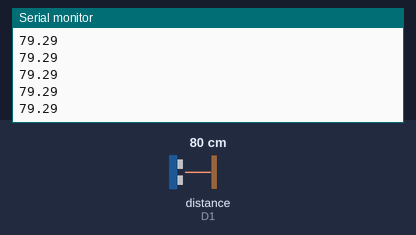
The sketch below on a simulated ESP8266 (NodeMCU). On the bench: the last lines printed to the serial monitor. Wiring (inferred from the names in the program): ultrasonic range finder: trigger D0; echo D1. The test bench sets the inputs (shaded band); at power-on: distance to the obstacle (sensor on D1) 80 cm. The echo pulse lasts 58.3 µs per cm; WiFi joins after 1.5 s; servers stay silent unless stated.

Above: at 3.2 s.
3.3 s: distance to the obstacle (sensor on D1) set to 2 cm
At 3.8 s:
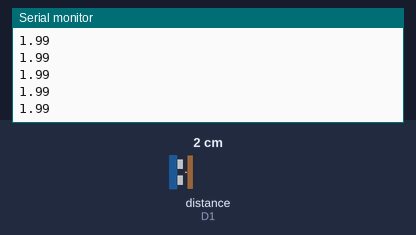
4.8 s: distance to the obstacle (sensor on D1) set to 4 cm
At 5.8 s:
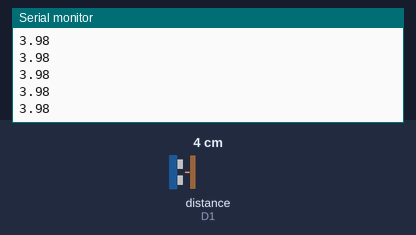
Timing chart, 0 to 7.8 s (numbered marks = the images above; inputs shaded):
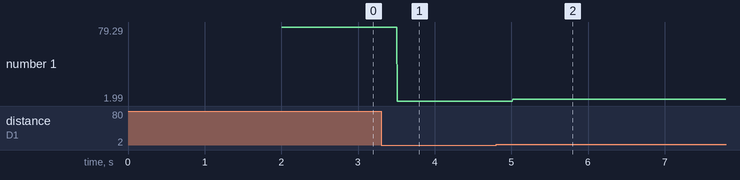

Measured:
- after the input at 3.3 s, the serial monitor: prints a new line after 0.21 s (image 1)
- after the input at 4.8 s, the serial monitor: prints a new line after 0.22 s (image 2)
- plotted number 1: 79.29 → 1.99 after the input at 3.3 s, 1.99 → 3.98 after the input at 4.8 s

The sketch:

Detector.ino
```cpp
#include <ESP8266WiFi.h>          // ESP8266 Package (i.e. WIFI etc..)
#include <WebSocketsClient.h>
#include "UltraSonicSensorHandler.h"
#include "ArduinoJson-v7.4.2.h"

int TRIGGER_PIN = D0;
int ECHO_PIN = D1;

WebSocketsClient webSocket;

UltraSonicSensor *USS;
float PREV_USS_VAL;
float CUBE_ENTRANCE = 175; // Anything measurement below will inform the clients

// void wifi_setup();
// bool isWifiConnected();
```

UltraSonicSensorHandler.h
```cpp
class UltraSonicSensor{
    private:
        const double SOUND_VELOCITY = 0.034;
        const double CM_TO_INCH = 0.393701;

        int TRIGGER_PIN, ECHO_PIN;
        long DURATION;

        unsigned long PREVIOUS_MILLIS = 0;
        const long INTERVAL = 500;

    public:
        UltraSonicSensor* getCurrentValue(){
            unsigned long currentMillis = millis();

            // Wait for interval before sending out new sound wave
            if (currentMillis - PREVIOUS_MILLIS < INTERVAL) {
                return this;
            }

            PREVIOUS_MILLIS = currentMillis;

            // Clears the trigPin
            digitalWrite(this->TRIGGER_PIN, LOW);
            delayMicroseconds(2);

            // Sets the trigPin on HIGH state for 10 micro seconds
            digitalWrite(this->TRIGGER_PIN, HIGH);
            delayMicroseconds(10);
            digitalWrite(this->TRIGGER_PIN, LOW);

            // Reads the echoPin, returns the sound wave travel time in microseconds
            this->DURATION = pulseIn(this->ECHO_PIN, HIGH);

            // Returns current UltraSonicSensor instance
            return this;
        }

        float inCentimeter(){
            return this->DURATION * SOUND_VELOCITY / 2;
        }

        float inInches(){
            return (this->inCentimeter() * CM_TO_INCH);
        }

    UltraSonicSensor(int triggerPin, int echoPin){
        this->TRIGGER_PIN = triggerPin;
        this->ECHO_PIN = echoPin;

        pinMode(this->TRIGGER_PIN, OUTPUT);
        pinMode(this->ECHO_PIN, INPUT);
    }
};
```

Wifi.ino
```cpp
#include "secrets.h"

short overall_wait_time = 6;
short delay_timer = 1;

bool wifi_setup(){
	Serial.println("Connecting");

	short while_counter = 0;
	WiFi.begin(WIFI_SSID, WIFI_PASSWORD);

	while(!isWifiConnected() && (while_counter <= overall_wait_time)) {
		Serial.print(".");
    while_counter++;
		delay(delay_timer * 1000);
	}

	Serial.println("");
	Serial.print("Connected to WiFi network with IP Address: ");
	Serial.println(WiFi.localIP());

	return isWifiConnected();
}

bool isWifiConnected(){
	return WiFi.status() == WL_CONNECTED;
}
```

loop.ino
```cpp
void loop(){
    float currentValue = USS->getCurrentValue()->inCentimeter();

    if(currentValue < CUBE_ENTRANCE){
        JsonDocument jsonData;
        String stringData;

        jsonData["currentValue"] = currentValue;
        jsonData["from"] = "IOT";

        jsonData.shrinkToFit();
        serializeJson(jsonData, stringData);

        webSocket.sendTXT(stringData);
    }

    Serial.println(USS->getCurrentValue()->inCentimeter());
    webSocket.loop();
}
```

secrets.sample.h
```cpp
#pragma once

#define WIFI_SSID ""      // Office WIFI SSID
#define WIFI_PASSWORD ""  // Office WIFI PASSWORD

#define DOMAIN "example.com"
#define PORT 80
#define ENDPOINT "/ws"
```

setup.ino
```cpp
#include "secrets.h"

void setup(){
  Serial.begin(19200);
  wifi_setup();

  webSocket.begin(DOMAIN, PORT, ENDPOINT);

  USS = new UltraSonicSensor(TRIGGER_PIN, ECHO_PIN);

  webSocket.begin(DOMAIN, PORT, ENDPOINT);
  webSocket.setReconnectInterval(5000);
}
```
